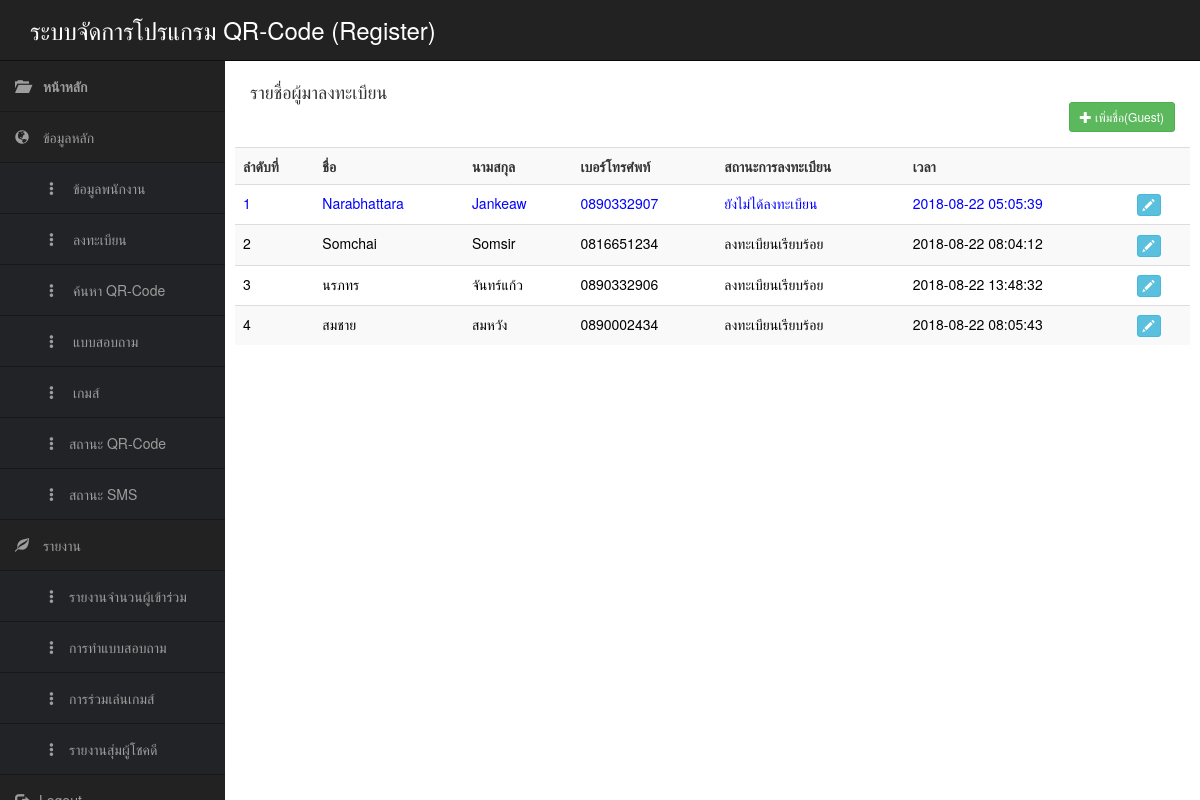
The page /bo/register.index.php (signed in) on the database its author committed.
### tables this page shows
CREATE TABLE `tbl_employee` (
  `id` int(100) NOT NULL AUTO_INCREMENT,
  `firstname` varchar(100) DEFAULT NULL,
  `fname` varchar(100) DEFAULT NULL,
  `sname` varchar(100) DEFAULT NULL,
  `tel` varchar(20) DEFAULT NULL,
  `qrcode` varchar(100) DEFAULT NULL,
  `register_status` varchar(1) DEFAULT NULL,
  `register_dte_tme` timestamp NULL DEFAULT NULL ON UPDATE CURRENT_TIMESTAMP,
  `register_by` varchar(100) DEFAULT NULL,
  `register_by_user` varchar(100) DEFAULT NULL,
  `sms` varchar(1) DEFAULT NULL,
  `department` varchar(10) DEFAULT NULL,
  `position_dep` varchar(10) DEFAULT NULL,
  PRIMARY KEY (`id`)
);

### bo/class/mysqli_oop.php (called while the page is built, shortened)
<?php
class Database{
	private $db_host = "localhost";
	private $db_user = "root";
	private $db_pass = "";
	private $db_name = "qr-code-register";
	private $con = false;
    private $myconn = "";
	private $result = array();
	public function connect(){
		if(!$this->con){
			$this->myconn = new mysqli($this->db_host,$this->db_user,$this->db_pass,$this->db_name);
            if($this->myconn->connect_errno > 0){
                array_push($this->result,$this->myconn->connect_error);
                return false;
            }else{
				$this->myconn->set_charset("utf8");
                $this->con = true;
                return true;
			}
        }else{
            return true;
        }
	}
	public function sql($sql){
		$query = $this->myconn->query($sql);
		if($query){
			$this->numResults = $query->num_rows;
			for($i = 0; $i < $this->numResults; $i++){
				$r = $query->fetch_array();
               	$key = array_keys($r);
               	for($x = 0; $x < count($key); $x++){
                   	if(!is_int($key[$x])){
                   		if($query->num_rows >= 1){
                   			$this->result[$i][$key[$x]] = $r[$key[$x]];
						}else{
							$this->result = null;
						}
					}
				}
			}
			return true;
		}else{
			array_push($this->result,$this->myconn->error);
			return false;
		}
	}
    public function getResult(){
        $val = $this->result;
        $this->result = array();
        return $val;
    }
}

### bo/register.index.php (the view, shortened to what this page needs)
<?php
include "header.php";
include('class/mysqli_oop.php');
$db = new Database();
$db->connect();
?>
<form id='frm' method='POST' action=''>
<div id="page-wrapper">
<div class="container-fluid">
<div class="row" id="main" >
<div class="col-sm-6" style=""> <h4>รายชื่อผู้มาลงทะเบียน</h4>      </div>
<div class="col-sm-6" style="text-align: right; padding-top:30px; padding-bottom:15px;">
<a href="register.entry.php"><button type="button" class="btn btn-success btn-sm" title="Add" ><i class="glyphicon glyphicon-plus" ></i> เพิ่มชื่อ(Guest)</button></a>
</div>
<div class="table_show">
  <table class="table table-striped">
    <tr>
      <th>ลำดับที่</th>
      <th>ชื่อ</th>
      <th>นามสกุล</th>
      <th>เบอร์โทรศํพท์</th>
      <th>สถานะการลงทะเบียน</th>
      <th>เวลา</th>
      <th>&nbsp;</th>
    </tr>
<?php
        $sql="SELECT
        tbl_employee.id,
        tbl_employee.firstname,
        tbl_employee.fname,
        tbl_employee.sname,
        tbl_employee.tel,
        tbl_employee.qrcode,
        tbl_employee.register_status,
        tbl_employee.register_dte_tme
        FROM
        tbl_employee
        Order by tbl_employee.fname";
$db->sql($sql);
$result = $db->getResult();
	foreach($result as $data){
	$fontcolor = "black";
    if($data["register_status"]=="n"){
      $fontcolor = "blue";
    }
    @$i++;
?>
  <tr>
    <td><font color="<?php echo $fontcolor;?>"><?php echo @$i;?></font></td>
    <td><font color="<?php echo $fontcolor;?>"><?php echo @$data["fname"]?></font></td>
    <td><font color="<?php echo $fontcolor;?>"><?php echo @@$data["sname"]?></font></td>
    <td><font color="<?php echo $fontcolor;?>"><?php echo $data["tel"]?></font></td>
    <td><font color="<?php echo $fontcolor;?>"><?php if(@$data["register_status"]=="y") echo "ลงทะเบียนเรียบร้อย"; else echo "ยังไม่ได้ลงทะเบียน";?></font></td>
    <td><font color="<?php echo $fontcolor;?>"><?php echo @$data["register_dte_tme"]?></font></td>
    <td>
      <a href="register.entry.php?id=<?php echo @$data["id"]?>"><button type="button" class="btn btn-info btn-xs" title="Edit"><i class="glyphicon glyphicon-pencil"></i></button></a>
    </td>
  </tr>
<?php } ?>
</table>
</div>
</div>
</div>
</div>
</form>
</div>

### bo/header.php (shortened to what this page needs)
<!DOCTYPE html>
<html lang="en">
<head>
        <link href="css/bootstrap.min.css" rel="stylesheet">
        <link href="css/css_menu.css" rel="stylesheet">
</head>
<body>
<div id="wrapper">
    <nav class="navbar navbar-inverse navbar-fixed-top" role="navigation">
        <div class="navbar-header">
        <ul class="nav navbar-right top-nav">
          <li style="font-size:24px;">
              <a href="index.php" class="dropdown-toggle" data-toggle="dropdown">ระบบจัดการโปรแกรม QR-Code (Register)</b></a>
          </li>
        </ul>
        </div>
        <div class="collapse navbar-collapse navbar-ex1-collapse">
            <ul class="nav navbar-nav side-nav">
                <li>
                    <a href="index.php"><i class="glyphicon glyphicon-folder-open" style="padding-right:10px;"></i> <b>หน้าหลัก</b></a>
                </li>
                <li><a href="index.php"><i class="glyphicon glyphicon-globe"  style="padding-right:10px;"></i> ข้อมูลหลัก</a></li>
                    <li class="submenu"><a href="employee.index.php"><i style="padding-right:30px;"></i><i class="glyphicon glyphicon-option-vertical" style="padding-right:10px;"></i> ข้อมูลพนักงาน</a></li>
                    <li class="submenu"><a href="register.index.php"><i style="padding-right:30px;"></i><i class="glyphicon glyphicon-option-vertical" style="padding-right:10px;"></i> ลงทะเบียน</a></li>
                    <li class="submenu"><a href="schqr-code.php"><i style="padding-right:30px;"></i><i class="glyphicon glyphicon-option-vertical" style="padding-right:10px;"></i> ค้นหา QR-Code</a></li>
                    <li class="submenu"><a href="question.index.php"><i style="padding-right:30px;"></i><i class="glyphicon glyphicon-option-vertical" style="padding-right:10px;"></i> แบบสอบถาม</a></li>
                    <li class="submenu"><a href="game.index.php"><i style="padding-right:30px;"></i><i class="glyphicon glyphicon-option-vertical" style="padding-right:10px;"></i> เกมส์</a></li>
                    <li class="submenu"><a href="../loadteldata.php"><i style="padding-right:30px;"></i><i class="glyphicon glyphicon-option-vertical" style="padding-right:10px;"></i>สถานะ QR-Code</a></li>
                    <li class="submenu"><a href="sms.php"><i style="padding-right:30px;"></i><i class="glyphicon glyphicon-option-vertical" style="padding-right:10px;"></i>สถานะ SMS</a></li>
                <li><a href="#"><i class="glyphicon glyphicon-leaf"  style="padding-right:10px;"></i> รายงาน </a></li>
                    <li class="submenu"><a href="rpt.media.php"><i style="padding-right:30px;"></i><i class="glyphicon glyphicon-option-vertical" style="padding-right:10px;"></i>รายงานจำนวนผู้เข้าร่วม </a></li>
                    <li class="submenu"><a href="rpt.qty.media.php"><i style="padding-right:30px;"></i><i class="glyphicon glyphicon-option-vertical" style="padding-right:10px;"></i>การทำแบบสอบถาม </a></li>
                    <li class="submenu"><a href="rpt.mediaprice.php"><i style="padding-right:30px;"></i><i class="glyphicon glyphicon-option-vertical" style="padding-right:10px;"></i>การร่วมเล่นเกมส์ </a></li>
                    <li class="submenu"><a href="rpt.mediaprice.php"><i style="padding-right:30px;"></i><i class="glyphicon glyphicon-option-vertical" style="padding-right:10px;"></i>รายงานสุ่มผู้โชคดี</a></li>
                <li><a href="logout.php"><i class="glyphicon glyphicon-log-out" style="padding-right:10px;"></i>Logout</a></li>
            </ul>
        </div>
    </nav>

### bo/css/css_menu.css (style rules this page uses)
#wrapper { padding-top: 50px; }
#page-wrapper { width: 100%; padding: 0; background-color: #fff; }
@media (min-width:768px) { #wrapper { padding-left: 225px; } }
@media (min-width:768px) { #page-wrapper { padding: 22px 10px; } }
.top-nav { padding: 0 15px; }
.top-nav>li { display: inline-block; float: left; }
.top-nav>li>a { padding-top: 20px; padding-bottom: 20px; line-height: 20px; color: #fff; }
@media (min-width:768px) { .side-nav { position: fixed; top: 60px; left: 225px; width: 225px; margin-left: -225px; border: none; border-radius: 0; border-top: 1px rgba(0,0,0,.5) solid; overflow-y: auto; background-color: #222; bottom: 0; overflow-x: hidden; padding-bottom: 40px; } }
@media (min-width:768px) { .side-nav>li>a { width: 225px; border-bottom: 1px rgba(0,0,0,.3) solid; } }
.submenu { background-color:#222326; }

### rows shown on the page
tbl_employee: i "1", fname "Narabhattara", sname "Jankeaw", tel "0890332907", register_status "ยังไม่ได้ลงทะเบียน", register_dte_tme "2018-08-22 05:05:39"
tbl_employee: i "2", fname "Somchai", sname "Somsir", tel "0816651234", register_status "ลงทะเบียนเรียบร้อย", register_dte_tme "2018-08-22 08:04:12"
tbl_employee: i "3", fname "นรภทร", sname "จันทร์แก้ว", tel "0890332906", register_status "ลงทะเบียนเรียบร้อย", register_dte_tme "2018-08-22 13:48:32"
tbl_employee: i "4", fname "สมชาย", sname "สมหวัง", tel "0890002434", register_status "ลงทะเบียนเรียบร้อย", register_dte_tme "2018-08-22 08:05:43"
